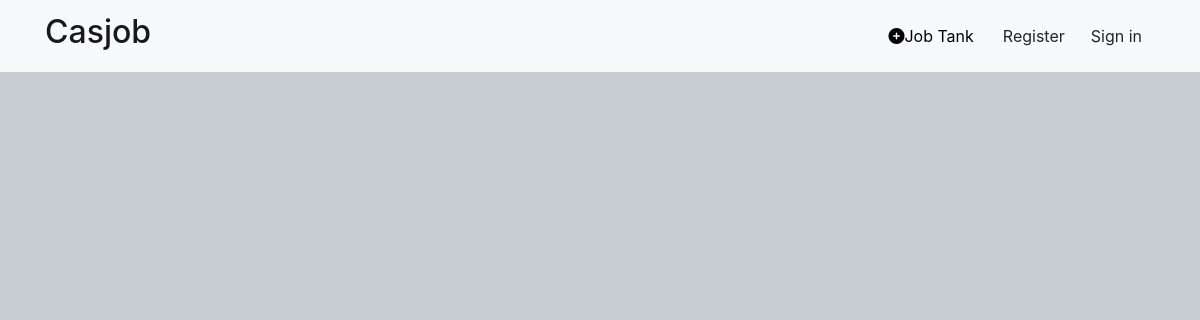
/jobs, run on an earlier commit of the app's database.
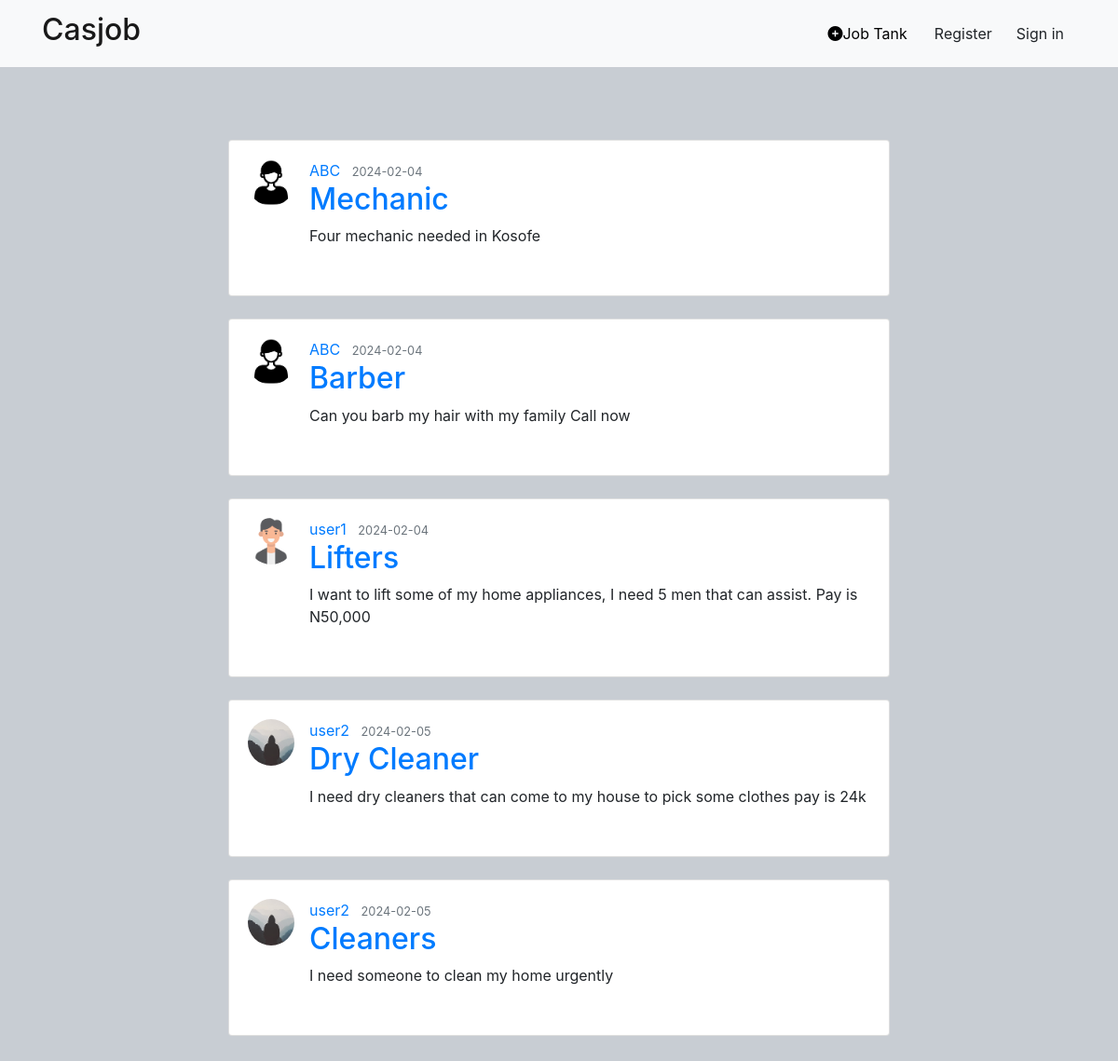
And on a later commit of the database.
### casjob/models.py (models this page shows, shortened)
class Post(db.Model):
    id = db.Column(db.Integer, primary_key=True)
    title = db.Column(db.String(100), nullable=False)
    date_posted = db.Column(db.DateTime, nullable=False, default=datetime.utcnow)
    content = db.Column(db.Text, nullable=False)
    user_id = db.Column(db.Integer, db.ForeignKey('user.id'),)

class User(db.Model, UserMixin):
    id = db.Column(db.Integer, primary_key=True)
    firstname = db.Column(db.String(20), unique=False, nullable=True)
    lastname = db.Column(db.String(20), unique=False, nullable=True)
    username = db.Column(db.String(20), unique=True, nullable=False)
    phone_number = db.Column(db.String(20), unique=True, nullable=True)
    email = db.Column(db.String(120), unique=True, nullable=False)
    image_file = db.Column(db.String(20), nullable=False, default='default.jpg')
    password = db.Column(db.String(60), nullable=False)
    posts = db.relationship('Post', backref='author', lazy=True)

### casjob/routes.py (the view)
@app.route('/jobs')
def job_tank():
    posts = Post.query.all()
    return render_template('job_tank.html', posts=posts)

### casjob/Templates/job_tank.html
{% extends "base.html" %}
{% block content %}
{% for post in posts %}
    <article class="col-lg-12 ">
        <div class="card mb-4">
            <div class="card-body">
                <div class="media mb-3">
                    <img src="{{ url_for('static', filename='profile_pics/' + post.author.image_file)}}" class="rounded-circle" width="50" height="50" alt="{{ post.author.username }}">
                    <div class="media-body ml-3">
                        <div class="article-metadata">
                            <a class="mr-2" href="#">{{ post.author.username }}</a>
                            <small class="text-muted">{{ post.date_posted.strftime('%Y-%m-%d') }}</small>
                        </div>
                        <h2><a class="article-title" href="#">{{ post.title }}</a></h2>
                        <p class="article-content">{{ post.content }}</p>
                    </div>
                </div>
            </div>
        </div>
    </article>
    {% endfor %}
{% endblock content %}

### casjob/Templates/base.html (shortened to what this page needs)
<!DOCTYPE html>
<html lang="en">
<head>
    <link rel="stylesheet" href="https://cdn.jsdelivr.net/npm/bootstrap@4.3.1/dist/css/bootstrap.min.css">
    <link rel="stylesheet" href="{{ url_for('static', filename='main.css') }}">
</head>
<body>
    <nav class="navbar navbar-expand-lg fixed-top bg-light navbar-light">
        <div class="container">
          <a class="navbar-brand" href="/"><h2>Casjob</h2></a>
          <div class="collapse navbar-collapse" id="navbarSupportedContent">
            <ul class="navbar-nav ml-auto align-items-center">
              <li class="nav-item">
                <a class="nav-link mx-2" href="{{ url_for('job_tank') }}"><i class="fas fa-plus-circle pe-2"></i>Job Tank</a>
              </li>
              {% if current_user.is_authenticated %}
              <li class="nav-item">
                <a class="nav-link mx-2" href="{{ url_for('new_job_post') }}"><i class="fas fa-plus-circle pe-2"></i>Post Jobs</a>
              </li>
              <li class="nav-item">
                <a class="nav-link mx-2" href="#!"><i class="fas fa-bell pe-2"></i>Alerts</a>
              </li>
              <li class="nav-item ms-3">
                <a class="btn btn-black btn-rounded" href="{{ url_for('account') }}">Account</a>
                <a class="btn btn-black btn-rounded" href="{{ url_for('logout') }}">Sign Out</a>
                </li>
                {% else %}
                <li>
                <a class="btn btn-black btn-rounded" href="{{ url_for('register') }}">Register</a>
              </li>
              <li class="nav-item ms-3">
                <a class="btn btn-black btn-rounded" href="{{ url_for('login') }}">Sign in</a>
              </li>
              {% endif %}
            </ul>
          </div>
        </div>
      </nav>
      <div class="content-section mx-auto" style="max-width: 740px;">
      {% block content %}{% endblock %}
      </div>
</body>
</html>

### casjob/static/main.css (style rules this page uses)
body { background-color: rgb(200, 205, 211); margin-top: 100px; padding: 50px; }
.navbar-light .navbar-nav .nav-link { color: #000; }

What changed in the data, as far as the page shows it:
added Post: image_file (picture), author.username "ABC", date_posted "2024-02-04", title "Mechanic", content "Four mechanic needed in Kosofe"
added Post: image_file (picture), author.username "ABC", date_posted "2024-02-04", title "Barber", content "Can you barb my hair with my family Call now"
added Post: image_file (picture), author.username "user1", date_posted "2024-02-04", title "Lifters", content "I want to lift some of my home appliances, I need 5 men that can assist. Pay is N50,000"
added Post: image_file (placeholder picture), author.username "user2", date_posted "2024-02-05", title "Dry Cleaner", content "I need dry cleaners that can come to my house to pick some clothes pay is 24k"
added Post: image_file (placeholder picture), author.username "user2", date_posted "2024-02-05", title "Cleaners", content "I need someone to clean my home urgently"
